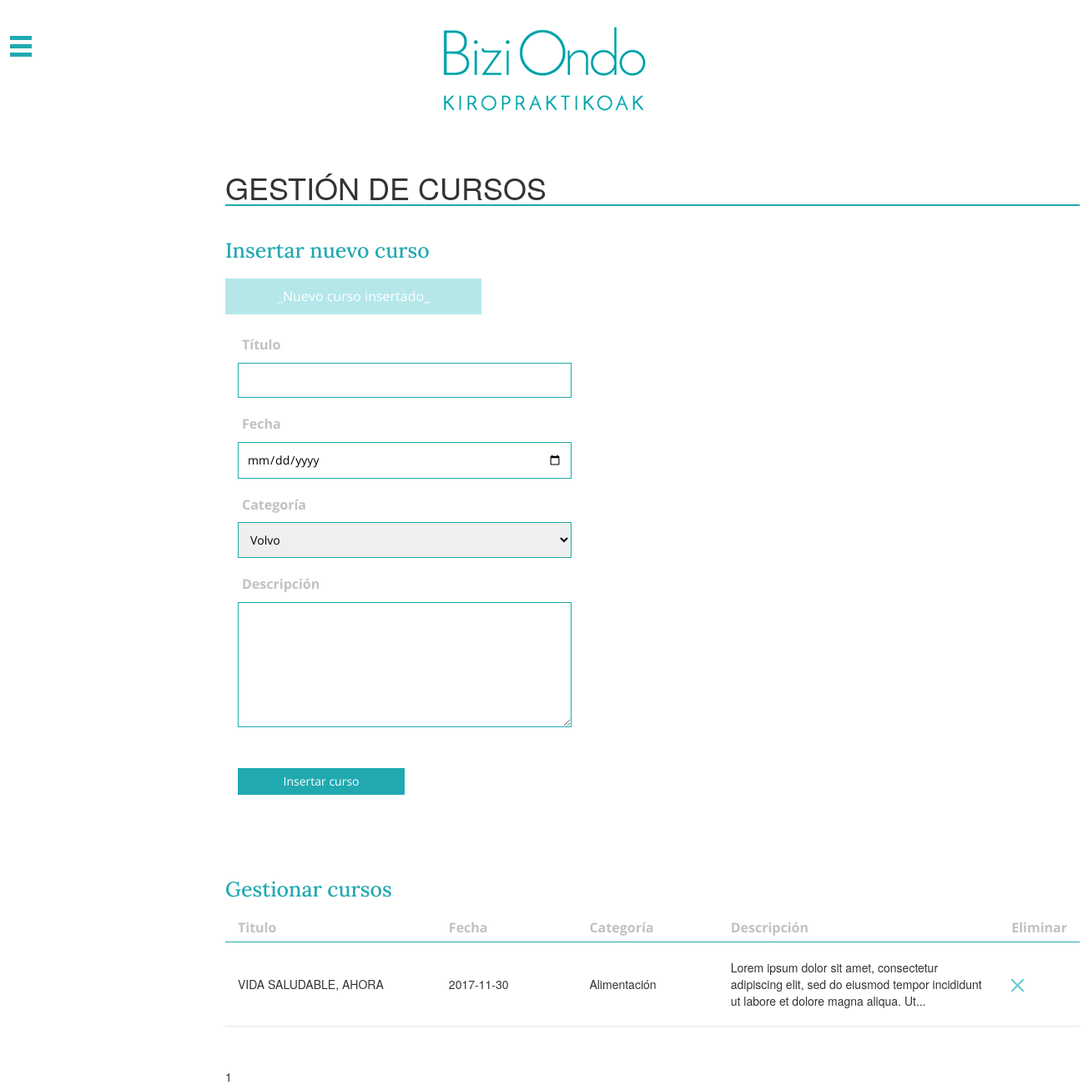
/admin-cursos.php?curso=insertado (signed in), run on the app's committed database.
### tables this page shows
CREATE TABLE IF NOT EXISTS `cursos` (
  `id_cursos` int(11) NOT NULL AUTO_INCREMENT,
  `titulo_cursos` varchar(200) NOT NULL,
  `categoria` varchar(150) NOT NULL,
  `fecha_cursos` date NOT NULL,
  `descripcion` text NOT NULL,
  PRIMARY KEY (`id_cursos`)
);

### admin-cursos.php (the view, shortened to what this page needs)
<?php session_start();
include("includes/conexiones.php");?>
<!doctype html>
<html>
<head>
		<?php
 function truncate_words($text, $limit, $ellipsis = '...') {
    $words = preg_split("/[\n\r\t ]+/", $text, $limit + 1, PREG_SPLIT_NO_EMPTY|PREG_SPLIT_OFFSET_CAPTURE);
    if (count($words) > $limit) {
        end($words);
        $last_word = prev($words);
        $text =  substr($text, 0, $last_word[1] + strlen($last_word[0])) . $ellipsis;
    }
    return $text;
}
 ?>
<link href="admin.css" rel="stylesheet" type="text/css">
<link rel="stylesheet" href="https://maxcdn.bootstrapcdn.com/bootstrap/3.3.7/css/bootstrap.min.css">
</head>
<body>
<header>
	<a href="index.php"><img src="img/logo.png" title="logo" alt="logo" class="logo"></a>
</header>
<nav>
	<?php include("includes/menu_2.php");?>
</nav>
<div id="container">
<h1 class="h1">GESTIÓN DE CURSOS</h1>
<article>
	<h2 class="titulillos">Insertar nuevo curso</h2>
		<?php
	if(isset($_GET["curso"])){
		if($_GET["curso"]=="insertado"){
			echo "<p class='verde'> _Nuevo curso insertado_</p>";
		}
	}
	?>
<form id="form1" method="post" action="admin-curso-insertar.php" class="col-lg-12">
				<label>Título</label>
				<input type="text" name="ctitulo">
				 <br>
				<label>Fecha</label>
				<input type="date" name="cfecha">
				 <br>
				<label>Categoría</label>
				<select name="ccategoria">
  					<option value="volvo">Volvo</option>
				</select>
				<br>
				<label>Descripción</label>
				<textarea name="cdescripcion" type="text"></textarea>
				<br><br>
				<input type="submit" name="button" value="Insertar curso" class="enviar">
</form>
	</article>
	<br><br>
	<article>
	<h2 class="titulillos">Gestionar cursos</h2>
	  <?php
	$_pagi_sql="SELECT * FROM cursos ORDER BY fecha_cursos ASC";
	$_pagi_cuantos=5;
	include("includes/paginator_es.inc.php");
	?>
	<table width="100%" border="0" cellspacing="30" cellpadding="20" id="tabla" class="col-lg-12">
  <tbody>
    <tr class="arr">
      <th scope="col" class="col-lg-3">Titulo</th>
      <th scope="col" class="col-lg-2">Fecha</th>
      <th scope="col" class="col-lg-2">Categoría</th>
      <th scope="col" class="col-lg-4">Descripción</th>
      <th scope="col" class="col-lg-1">Eliminar</th>
    </tr>
	<?php
	  while ($fila=mysqli_fetch_array($_pagi_result)){
	?>
    <tr>
     <td class="col-lg-3"><?php echo $fila["titulo_cursos"]; ?></td>
     <td class="col-lg-2"><?php echo $fila["fecha_cursos"]; ?></td>
     <td class="col-lg-2"><?php echo $fila["categoria"]; ?></td>
     <td class="col-lg-4"><?php echo truncate_words($fila["descripcion"],"20","...");?></td>
     <td class="col-lg-1"><a href="#" onClick="confirmar(<?php echo $fila['id_cursos'];?>)"><img src="img/cancel.png" width="15px" class="img"></a></td>
      </tr>
  <?php } ?>
  </tbody>
</table>
<?php
	echo "<p class='limpiar'> $_pagi_navegacion </p>";
	?>
	</article>
</div>
</body>
</html>

### admin.css (style rules this page uses)
* { margin: 0; padding: 0; -webkit-box-sizing: border-box; -moz-box-sizing: border-box; box-sizing: border-box; }
#container { width: 1024px; height:1000px; left: 240px; z-index:99; position: absolute; margin-left: 30px; clear: both; text-align: left; }
html, body { width: 100%; height: 100%; position: relative; }
header { width: 100%; margin-top: 20px; margin-bottom: 20px; text-align: center; }
.h1 { font-family: 'Lora'; border-bottom: 2px solid #21a9b0; font-size: 23px; margin-top: 25px; text-align: left; margin-bottom:30px; }
.titulillos { font-family: 'Lora'; color:#21a9b0; font-size: 25px; margin-bottom: 20px; padding-top: 20px; }
.verde { color:rgba(255,255,255,1.00); font-family: 'Open Sans', sans-serif; background-color:rgba(108, 207, 212, 0.5); font-size: 16px; margin-bottom: 20px; width: 30%; text-align: center; padding: 10px; }
#form1 { margin-bottom: 50px; }
#form1 label { font-family: 'Open Sans', sans-serif; font-size: 16px; color:rgba(132,132,132,0.5); display: block; padding: 5px; font-weight: bold; }
#form1 input { font-family: 'Open Sans', sans-serif; font-size: 14px; color: rgba(0,0,0,1.00); border: thin solid #21a9b0; padding: 10px; width: 400px; margin-bottom: 15px; }
#form1 select { font-family: 'Open Sans', sans-serif; font-size: 14px; color: rgba(0,0,0,1.00); border: thin solid #21a9b0; padding: 10px; width: 400px; margin-bottom: 15px; }
#form1 textarea { font-family: 'Open Sans', sans-serif; font-size: 14px; color: rgba(0,0,0,1.00); border: thin solid #21a9b0; padding: 10px; width: 400px; margin-bottom: 15px; height: 150px; }
#form1 .enviar { font-family: 'Open Sans', sans-serif; font-size: 14px; padding: 5px; color: white; margin-top: 10px; margin-bottom: 50px; background-color: #21a9b0; width: 200px; }
#tabla { margin-bottom: 50px; }
#tabla .arr { border-bottom: thin solid #21a9b0; }
#tabla th { font-family: 'Open Sans', sans-serif; font-size: 16px; color:rgba(132,132,132,0.5); padding-bottom: 5px; margin-bottom: 20px; }
#tabla td { padding-top: 20px; border-bottom: thin solid rgba(132,132,132,0.2); padding-bottom: 20px; }

### data on the page
cursos: titulo_cursos "VIDA SALUDABLE, AHORA", fecha_cursos "2017-11-30", categoria "Alimentación", descripcion "Lorem ipsum dolor sit amet, consectetur adipiscing elit, sed do eiusmod tempor incididunt ut labore et dolore magna aliqua. Ut..."
